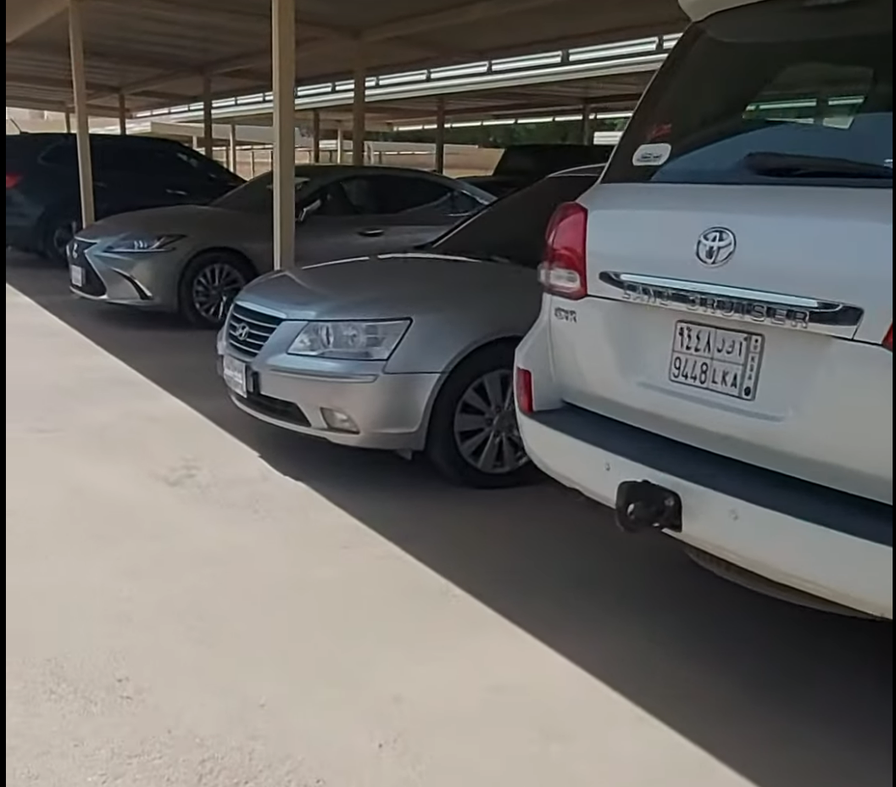
#> input picture ANPR 2.PNG, 896 x 787 px, shrunk from 1057 x 928 before the run
$ python -i deskew.py   (imports and definitions only)
#> lines starting #> are read from the running program, lines starting #| are printed output that depends on the picture
#> further down, picture is the input picture: shape (787, 896, 3); mean B, G, R 99.4, 102.2, 104.4
import numpy as np
import math
import cv2

def rotate_image(image, angle):
    image_center = tuple(np.array(image.shape[1::-1]) / 2)
    rot_mat = cv2.getRotationMatrix2D(image_center, angle, 1.0)
    result = cv2.warpAffine(image, rot_mat, image.shape[1::-1], flags=cv2.INTER_LINEAR)
    return result

def compute_skew(src_img):

    if len(src_img.shape) == 3:
        h, w, _ = src_img.shape
#> h = 787; w = 896
    elif len(src_img.shape) == 2:
        h, w = src_img.shape
    else:
        print('upsupported image type')

    img = cv2.medianBlur(src_img, 3)

    edges = cv2.Canny(img,  threshold1 = 30,  threshold2 = 100, apertureSize = 3, L2gradient = True)
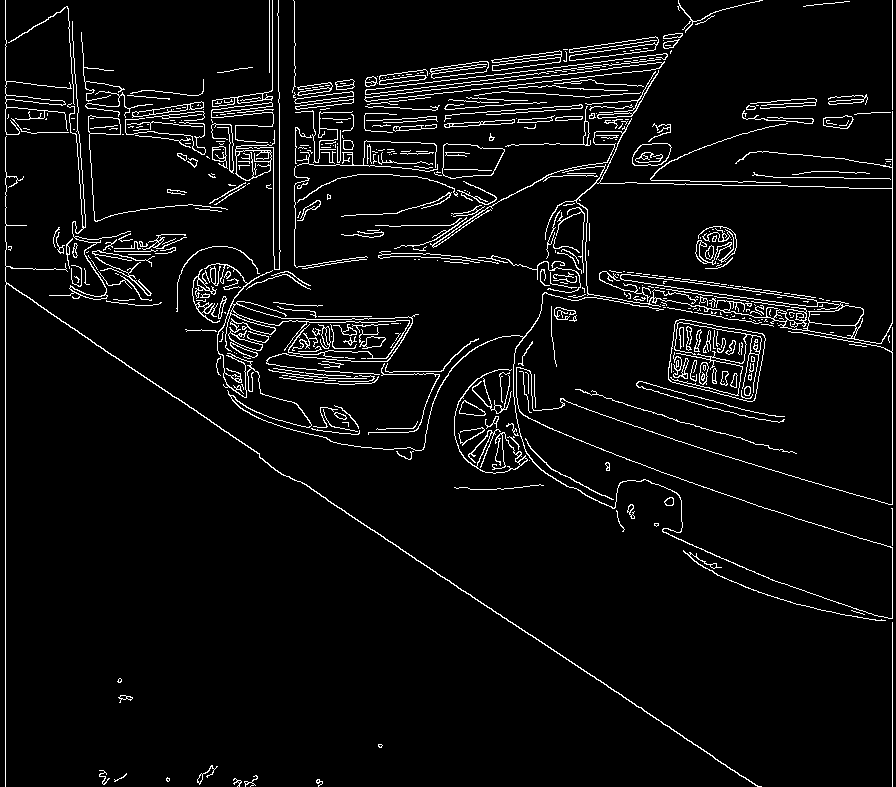
#> edges: shape (787, 896); 5.1% white in thin lines or dots
    lines = cv2.HoughLinesP(edges, 1, math.pi/180, 30, minLineLength=w / 4.0, maxLineGap=h/4.0)
#> lines = 272 rows, first 6: [892, 786, 892, 0], [5, 786, 5, 0], [7, 134, 670, 53], [6, 283, 508, 621], [52, 132, 666, 57], [6, 172, 824, 186]
    angle = 0.0
    nlines = lines.size
#> nlines = 1088

    #print(nlines)
    cnt = 0
    for x1, y1, x2, y2 in lines[0]:
        ang = np.arctan2(y2 - y1, x2 - x1)
        #print(ang)
        if math.fabs(ang) <= 30: # excluding extreme rotations
            angle += ang
            cnt += 1
#> this loop made 1 pass
#> (x1, y1, x2, y2, ang, angle, cnt) on pass 1: (892, 786, 892, 0, -1.57, -1.57, 1)
#> after the loop, angle = -1.57; cnt = 1

    if cnt == 0:
        return 0.0
    return (angle / cnt)*180/math.pi

def deskew(src_img):
    corrected_img=rotate_image(src_img, compute_skew(src_img))
#> in rotate_image, `image_center = tuple(np.array(image.shape[1::-1]) / 2)`: image_center = (448, 393.5)
#> in rotate_image, `rot_mat = cv2.getRotationMatrix2D(image_center, angle, 1.0)`: rot_mat = [[6.12e-17, -1, 841.5], [1, 6.12e-17, -54.5]]
#> in rotate_image, `result = cv2.warpAffine(image, rot_mat, image.shape[1::-1], flags=cv2...`:
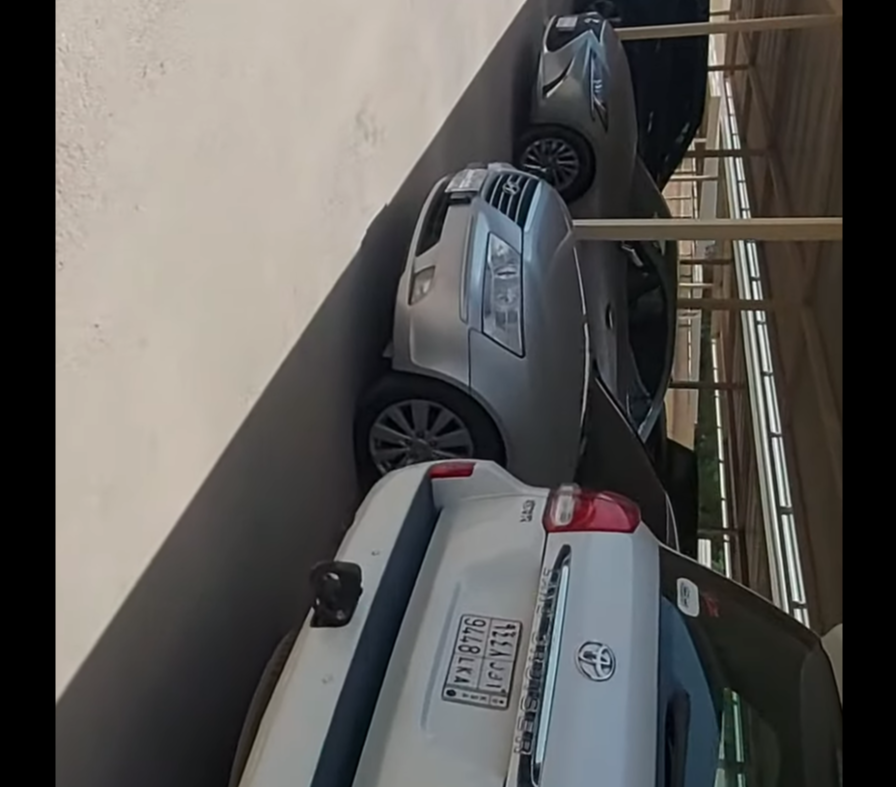
#> result: shape (787, 896, 3); mean B, G, R 87.4, 90.1, 92.1
    h,w,_=corrected_img.shape
#> h = 787; w = 896
    return corrected_img[h//2-h//10:h,0:w]
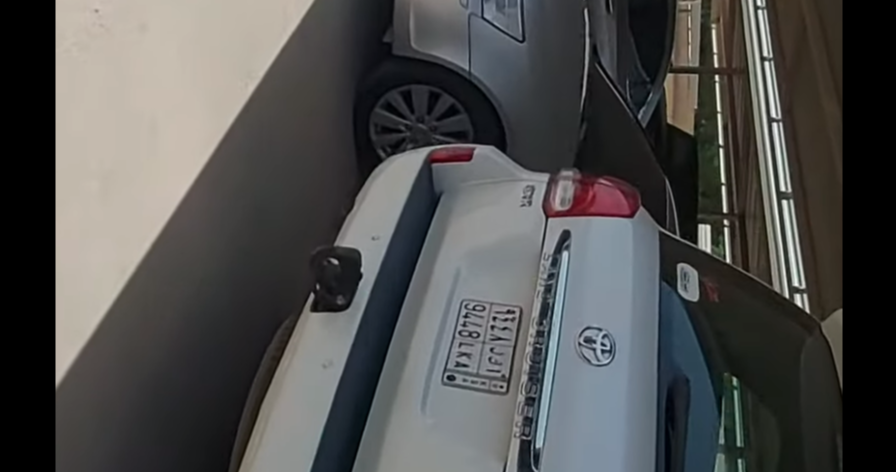
#> returned value: shape (472, 896, 3); mean of channels 0, 1, 2 77.6, 78.6, 78.8; drawn as B, G, R

>>> import cv2
>>> picture = cv2.imread('ANPR 2.PNG')
>>> result = deskew(picture)
